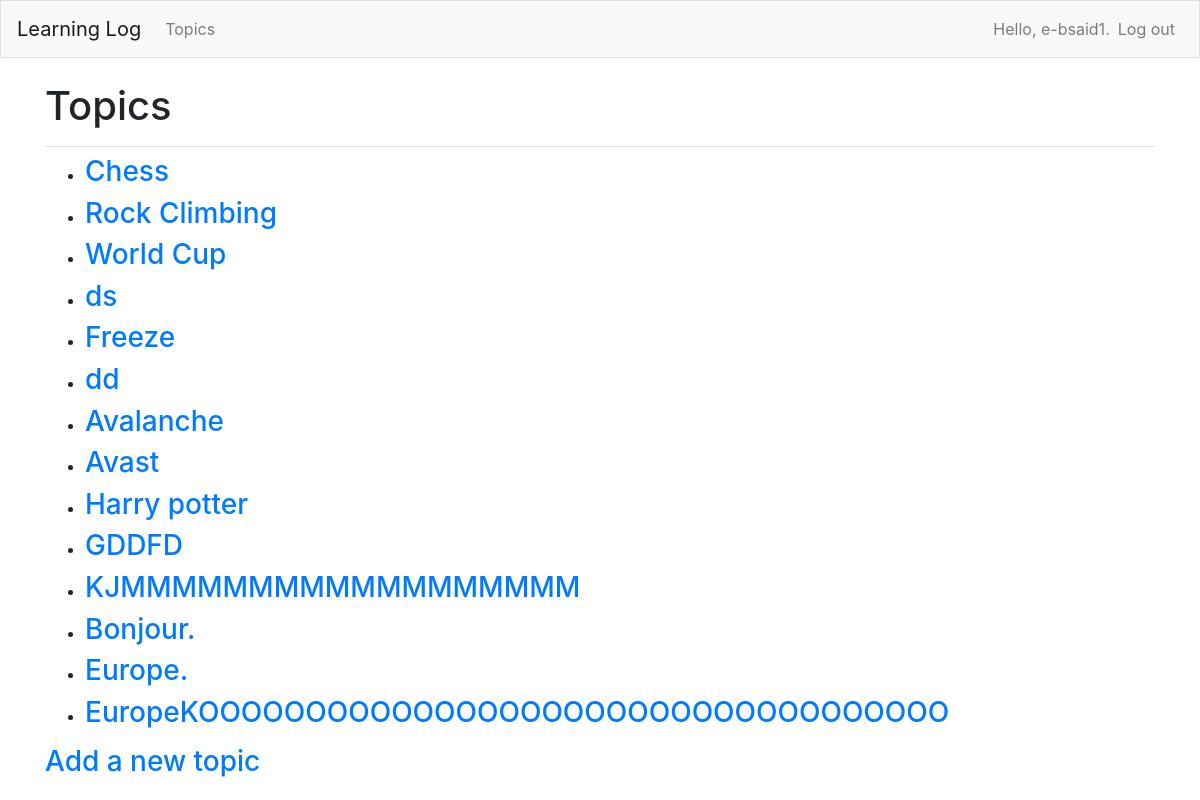
The app's page /topics/ (signed in), older data.
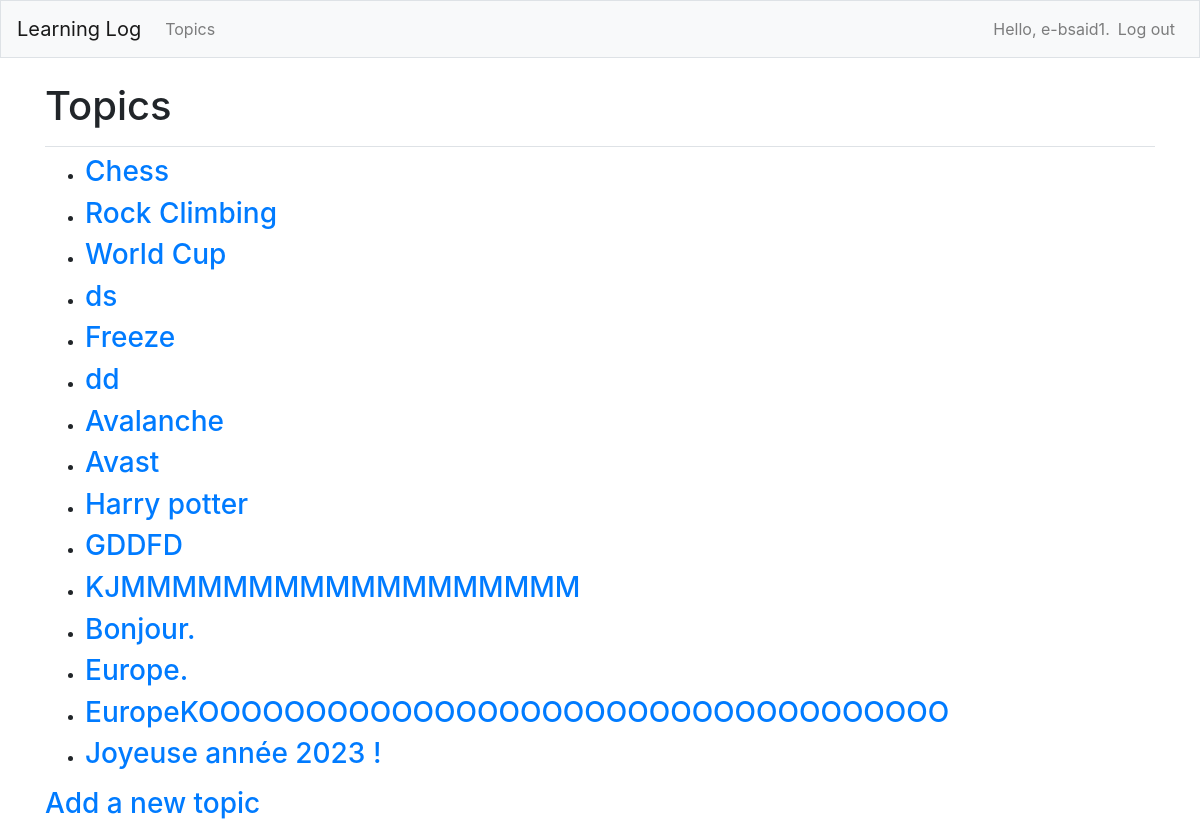
The same page, newer data.
### learning_logs/models.py (models this page shows)
class Topic(models.Model):#Which inherit from Model, parent class included in Django
	text = models.CharField(max_length=200)#Piece of data made of characters with a limit
	date_added = models.DateTimeField(auto_now_add=True)#Piece of data which record
	owner = models.ForeignKey(User, on_delete=models.CASCADE)#Champ propriétaire, correspondant au pseudo de l'utilisateur postant le topic
	def __str__(self):#Attribute used by default when there is information about a topic
		return self.text

### learning_logs/views.py (the view)
# urls.py: path('topics/', views.topics, name ='topics'),
@login_required # decorateur qui vérifie si un utilisateur est connecté AVANT l'exécution de la fonction topics.
def topics(request): #request = objet requête reçu du serveur
	topics = Topic.objects.filter(owner=request.user).order_by('date_added') # assignation des données des objets Topic, trié par dates et visible seulement par le créateur
	context = {'topics':topics}# dictionnaire où les clés sont des noms utilisés dans le template pour accéder aux données voulues (ici topic)
	return render(request, 'learning_logs/topics.html', context)#construction de la page

### learning_logs/templates/learning_logs/topics.html
{% extends 'learning_logs/base.html' %}
{% block page_header %}
	<h1>Topics</h1>
{% endblock page_header %}
{% block content %}
	<ul>
		{% for topic in topics %}
	    	<li><h3>
	    		<a href="{% url 'learning_logs:topic' topic.id %}">{{ topic }}</a>
	    	</h3></li>
	 		{% empty %}
	    	<li><h3>No topics ave been added yet.</h3></li>
	  	{% endfor %}
	</ul>
	<h3><a href="{% url 'learning_logs:new_topic' %}">Add a new topic</a></h3>
{% endblock content %}

### learning_logs/templates/learning_logs/base.html (shortened to what this page needs)
{% load bootstrap4 %}
<!doctype html>
<html lang="en">
<head>
	{% bootstrap_css %}
</head>
<body>
		<nav class="navbar navbar-expand-md navbar-light bg-light mb-4 border">
			<a class="navbar-brand" href="{% url 'learning_logs:index'%}">Learning Log</a>
			<div class="collapse navbar-collapse" id="navbarCollapse">
				<ul class="navbar-nav mr-auto">
					<li class="nav-item">
						<a class="nav-link" href="{% url 'learning_logs:topics'%}">
							Topics</a></li>
				</ul>
				<ul class="navbar-nav ml-auto">
					{% if user.is_authenticated %}
						<li class="nav-item">
							<span class="navbar-text">Hello, {{ user.username }}.</span>
						</li>
						<li class="nav-item">
							<a class="nav-link" href="{% url 'users:logout' %}">Log out</a>
						</li>
					{% else %}
						<li class="nav-item">
							<a class="nav-link" href="{% url 'users:register' %}">Register</a>
						</li>
						<li class="nav-item">
							<a class="nav-link" href="{% url 'users:login' %}">Log in</a></li>
					{% endif %}
				</ul>
			</div>
		</nav>
		<main role="main" class="container">
			<div class="pb-2 mb-2 border-bottom">
				{% block page_header %}{% endblock page_header %}
			</div>
			<div>
				{% block content %}{% endblock content %}
			</div>
		</main>
	</body>
</html>

Row changes from the older to the newer data that the page shows:
added Topic: text "Joyeuse année 2023 !"
